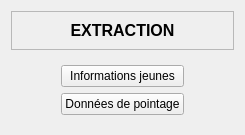
         <widget class="QWidget" name="PageExtraction">
          <layout class="QVBoxLayout" name="verticalLayout_5">
           <item>
            <widget class="QFrame" name="frameExtraction">
             <property name="frameShape">
              <enum>QFrame::StyledPanel</enum>
             </property>
             <property name="frameShadow">
              <enum>QFrame::Raised</enum>
             </property>
             <layout class="QVBoxLayout" name="verticalLayout_6">
              <item>
               <widget class="QLabel" name="labelExtraction">
                <property name="text">
                 <string>&lt;html&gt;&lt;head/&gt;&lt;body&gt;&lt;p align=&quot;center&quot;&gt;&lt;span style=&quot; font-size:12pt; font-weight:600;&quot;&gt;EXTRACTION&lt;/span&gt;&lt;/p&gt;&lt;/body&gt;&lt;/html&gt;</string>
                </property>
               </widget>
              </item>
             </layout>
            </widget>
           </item>
           <item>
            <widget class="QWidget" name="widgetExtraction" native="true">
             <property name="sizePolicy">
              <sizepolicy hsizetype="Preferred" vsizetype="Expanding">
               <horstretch>0</horstretch>
               <verstretch>0</verstretch>
              </sizepolicy>
             </property>
             <layout class="QVBoxLayout" name="verticalLayout_7">
              <property name="leftMargin">
               <number>50</number>
              </property>
              <property name="rightMargin">
               <number>50</number>
              </property>
              <item>
               <widget class="QPushButton" name="pushButtonInfosJeunes">
                <property name="text">
                 <string>Informations jeunes</string>
                </property>
               </widget>
              </item>
              <item>
               <widget class="QPushButton" name="pushButtonDataPointage">
                <property name="text">
                 <string>Données de pointage</string>
                </property>
               </widget>
              </item>
             </layout>
            </widget>
           </item>
          </layout>
         </widget>
